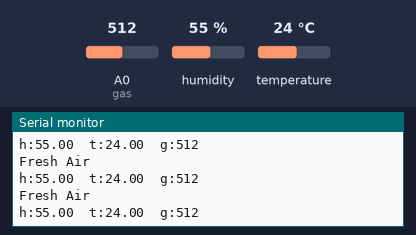
Simulated run of this sketch. Board: ESP8266 (NodeMCU). On the bench: the last lines printed to the serial monitor. Inputs (shaded band) come from the test bench; at power-on: A0 (gas) = 512, humidity 55 %, temperature 24 °C. WiFi joins after 1.5 s; servers stay silent unless stated.

Above: at 3.0 s.
3.1 s: A0 (gas) set to 610
At 3.7 s:
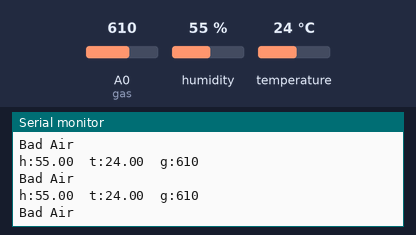
4.6 s: A0 (gas) set to 590
At 5.5 s:
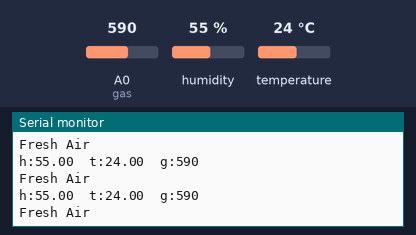
Timing chart, 0 to 5.7 s (numbered marks = the images above; inputs shaded):
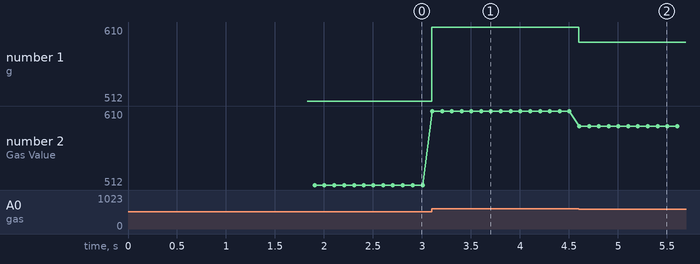

Measured:
- after the input at 3.1 s, the serial monitor: prints a new line at once (image 1)
- after the input at 4.6 s, the serial monitor: prints a new line at once (image 2)
- plotted number 1: 512 → 610 after the input at 3.1 s, 610 → 590 after the input at 4.6 s
- plotted number 2: 512 → 610 after the input at 3.1 s, 610 → 590 after the input at 4.6 s

The sketch:

Air_Quality_Monitoring_System.ino
```cpp
// Define Blynk template ID, name, and authentication token
#define BLYNK_TEMPLATE_ID ""
#define BLYNK_TEMPLATE_NAME "IoT"
#define BLYNK_AUTH_TOKEN ""

// Include necessary libraries
#define BLYNK_PRINT Serial
#include <ESP8266WiFi.h>
#include <BlynkSimpleEsp8266.h>
#include <DHT.h>

// Define Blynk-related variables
char auth[] = BLYNK_AUTH_TOKEN;
char ssid[] = "letsbuildit";  // Type your WiFi name
char pass[] = "letsbuildit";  // Type your WiFi password
BlynkTimer timer;

// Define pin connections
int gas = A0;
int sensorThreshold = 1;

#define DHTPIN D4          // Connect the out pin to D2 on NODE MCU
#define DHTTYPE DHT11      // Define the DHT sensor type
DHT dht(DHTPIN, DHTTYPE);

// Function to send sensor data to Blynk
void sendSensor()
{
  // Read temperature and humidity from DHT sensor
  float h = dht.readHumidity();
  float t = dht.readTemperature();

  // Check if the DHT sensor reading is valid
  if (isnan(h) || isnan(t)) {
    Serial.println("Failed to read from DHT sensor!");
    return;
  }

  // Read analog sensor value
  int analogSensor = analogRead(gas);

  // Send gas value to Blynk
  Blynk.virtualWrite(V2, analogSensor);
  Serial.print("Gas Value: ");
  Serial.println(analogSensor);

  // Send temperature and humidity values to Blynk
  Blynk.virtualWrite(V1, t);
  Blynk.virtualWrite(V0, h);

  // Print temperature and humidity to Serial Monitor
  Serial.print("Temperature : ");
  Serial.print(t);
  Serial.print("    Humidity : ");
  Serial.println(h);
}

void setup()
{
  Serial.begin(115200);

  // Initialize Blynk and DHT sensor
  Blynk.begin(auth, ssid, pass);
  dht.begin();

  // Set up a timer to periodically send sensor data
  timer.setInterval(100L, sendSensor);
}

void loop()
{
  // Run Blynk and timer functions
  Blynk.run();
  timer.run();

  // Read temperature, humidity, and gas value
  float h = dht.readHumidity();
  float t = dht.readTemperature();
  int gasValue = analogRead(gas);

  // Print sensor readings to Serial Monitor
  Serial.print("h:");
  Serial.print(h);
  Serial.print("  t:");
  Serial.print(t);
  Serial.print("  g:");
  Serial.println(gasValue);

  // Check for air quality and print corresponding message
  if (gasValue < 600)
  {
    Serial.println("Fresh Air");
  }
  else if (gasValue > 600)
  {
    Serial.println("Bad Air");
  }

  // Send Blynk notification for bad air quality
  if (gasValue > 600)
  {
    Blynk.logEvent("pollution_alert", "Bad Air");
  }
}
```
